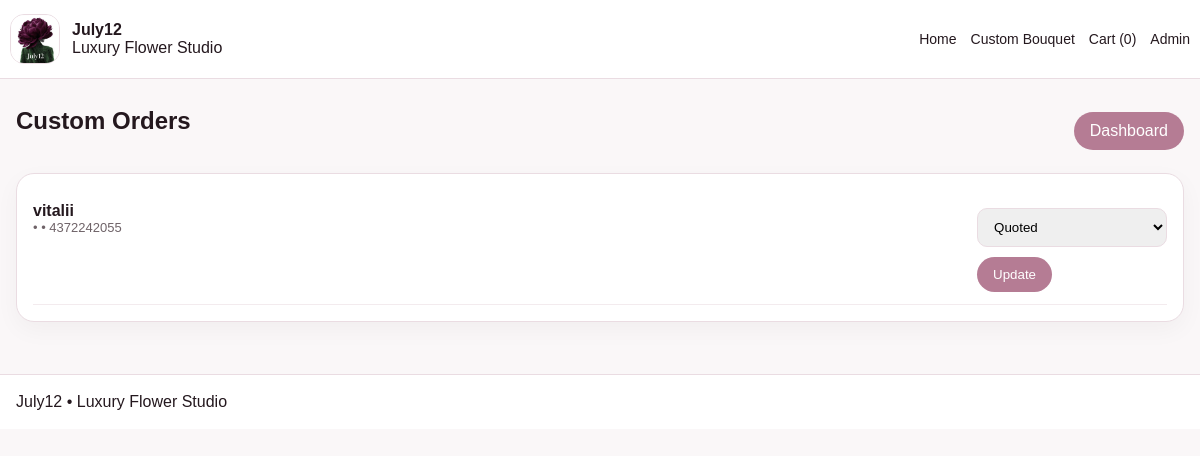
Page /admin/custom-orders (signed in) on the committed database.
### tables this page shows
CREATE TABLE settings (
            key TEXT PRIMARY KEY,
            value TEXT
        );

CREATE TABLE custom_orders (
            id INTEGER PRIMARY KEY AUTOINCREMENT,
            name TEXT,
            phone TEXT,
            email TEXT,
            budget TEXT,
            colors TEXT,
            occasion TEXT,
            delivery_date TEXT,
            address TEXT,
            notes TEXT,
            reference_image TEXT,
            status TEXT DEFAULT 'New',
            created_at TEXT
        );

### app.py (the view)
@app.route("/admin/custom-orders")
@admin_required
def admin_custom_orders():
    conn = db()
    orders = conn.execute("SELECT * FROM custom_orders ORDER BY id DESC").fetchall()
    conn.close()
    return render_template("admin/custom_orders.html", orders=orders)

### app.py (called while the page is built, shortened)
def db():
    conn = sqlite3.connect(DB_PATH)
    conn.row_factory = sqlite3.Row
    return conn

def admin_required(fn):
    @wraps(fn)
    def wrapper(*args, **kwargs):
        if not session.get("admin"):
            return redirect(url_for("admin_login"))
        return fn(*args, **kwargs)
    return wrapper

def get_settings() -> dict:
    conn = db()
    rows = conn.execute("SELECT key, value FROM settings").fetchall()
    conn.close()
    return {r["key"]: r["value"] for r in rows}

def get_sections() -> dict:
    conn = db()
    rows = conn.execute("SELECT key, enabled FROM sections").fetchall()
    conn.close()
    return {r["key"]: bool(r["enabled"]) for r in rows}

def cart_items():
    cart = session.get("cart", {})
    if not cart:
        return [], 0.0

@app.context_processor
def inject_globals():
    s = get_settings()
    items, _ = cart_items()
    return {
        "settings": s,
        "sections": get_sections(),
        "store_name": s.get("store_name", "July12"),
        "cart_count": sum(i["qty"] for i in items),
    }

### templates/admin/custom_orders.html
{% extends "base.html" %}
{% block content %}
<section class="section">
  <div class="container">
    <div class="admin-top">
      <h1>Custom Orders</h1>
      <a class="btn" href="{{ url_for('admin_dashboard') }}">Dashboard</a>
    </div>
    <div class="panel">
      {% for order in orders %}
      <div class="summary-row">
        <div>
          <strong>{{ order.name }}</strong>
          <div class="small">{{ order.budget }} • {{ order.occasion }} • {{ order.phone }}</div>
        </div>
        <form method="post" action="{{ url_for('admin_custom_order_status', order_id=order.id) }}" class="row-inline">
          <select name="status">
            {% for s in ['New','In Review','Quoted','Accepted','Delivered'] %}
            <option value="{{ s }}" {% if order.status == s %}selected{% endif %}>{{ s }}</option>
            {% endfor %}
          </select>
          <button class="btn" type="submit">Update</button>
        </form>
      </div>
      {% else %}
      <p>No custom orders yet.</p>
      {% endfor %}
    </div>
  </div>
</section>
{% endblock %}

### templates/base.html (shortened to what this page needs)
<!doctype html>
<html lang="en">
<head>
  <link href="{{ url_for('static', filename='css/styles.css') }}" rel="stylesheet">
</head>
<body>
<header class="topbar">
  <div class="container nav">
    <a class="brand" href="{{ url_for('home') }}">
      {% if settings.get('logo_url') %}
      <img src="{{ settings.get('logo_url') }}" alt="{{ store_name }}" class="logo-img">
      {% else %}
      <div class="brand-mark">J12</div>
      {% endif %}
      <div class="brand-copy">
        <strong>{{ store_name }}</strong>
        <span>Luxury Flower Studio</span>
      </div>
    </a>
    <nav>
      <a href="{{ url_for('home') }}">Home</a>
      <a href="{{ url_for('custom_bouquet') }}">Custom Bouquet</a>
      <a href="{{ url_for('cart') }}">Cart ({{ cart_count }})</a>
      <a href="{{ url_for('admin_login') }}">Admin</a>
    </nav>
  </div>
</header>
{% block content %}{% endblock %}
<footer class="footer">
  <div class="container">{{ settings.get('footer_text', '') }}</div>
</footer>
</body>
</html>

### static/css/styles.css (style rules this page uses)
body { font-family:Arial,sans-serif;margin:0;background:#faf7f8;color:#24181e }
a { text-decoration:none;color:inherit }
.container { max-width:1180px;margin:0 auto;padding:0 16px }
.topbar { background:#fff;border-bottom:1px solid #eadce2;position:sticky;top:0;z-index:20 }
.nav { display:flex;justify-content:space-between;align-items:center;padding:14px 0 }
.brand { display:flex;gap:12px;align-items:center }
.logo-img { width:48px;height:48px;object-fit:cover;border-radius:14px;border:1px solid #eadce2 }
.brand-copy { display:flex;flex-direction:column }
nav { display:flex;gap:14px;font-size:14px }
.section { padding:28px 0 }
.card,.panel,.info-card,.admin-card { background:#fff;border:1px solid #eadce2;border-radius:18px;padding:16px;box-shadow:0 8px 24px rgba(0,0,0,.04) }
.info-card h3,.product-copy h3,.panel h3,.section-head h2,.admin-top h1 { margin-top:0 }
.row-inline { display:flex;gap:10px;align-items:center;flex-wrap:wrap }
.summary-row { display:flex;justify-content:space-between;gap:12px;padding:12px 0;border-bottom:1px solid #f3ebee }
.btn,.cta-btn { display:inline-flex;align-items:center;justify-content:center;border:none;border-radius:999px;padding:10px 16px;background:#b57c94;color:#fff;cursor:pointer }
input,textarea,select { width:100%;padding:10px 12px;border:1px solid #eadce2;border-radius:10px;margin-top:6px }
.small { font-size:13px;color:#6f6368 }
.admin-top { display:flex;justify-content:space-between;align-items:center;margin-bottom:18px }
.footer { padding:18px 0;border-top:1px solid #eadce2;background:#fff;margin-top:24px }

### rows in the picture
settings: get (picture)
settings: value "July12"
custom_orders: name "vitalii", phone "4372242055", status "Quoted"
settings: get "July12 • Luxury Flower Studio"

### other values in the picture
{{ cart_count }} "0"
